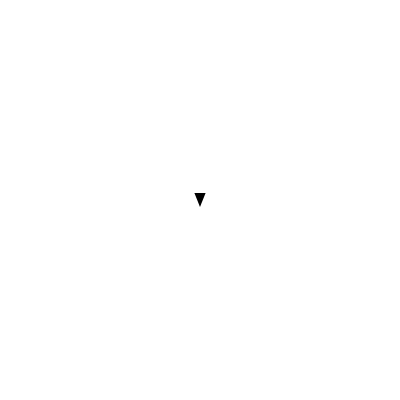
Frame 1 (no input)
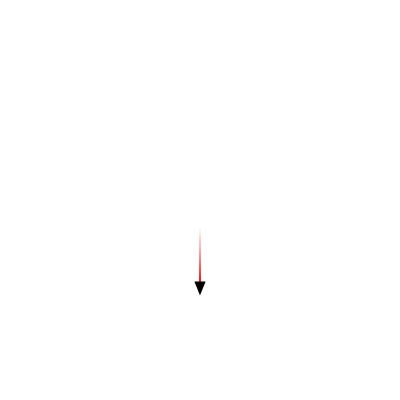
Frame 60 (no input)
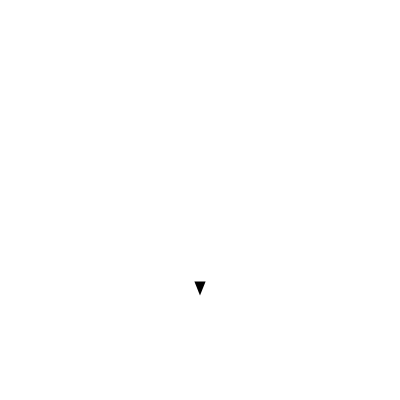
Frame 120 (the mouse pressed at the canvas centre since frame 60)

The p5.js sketch that drew these frames (run headless with seeded random() and noise() and a simulated clock; from frame 60 on, the mouse is pressed at the canvas centre):

// p5.js sketch
// ── sketch.js
/// < reference path="./libraries/p5.global-mode.d.ts" / >
var dot;
var keyLeftPressed = false;
var keyRightPressed = false;
var keyUpPressed = false;
var keyDownPressed = false;

function setup() {
    createCanvas(400, 400);
    dot = new Dot(200, 200, 7, 3, color(0,0,0));
}


function draw() {
    background(255);
    
    dot.draw();

    if ( keyLeftPressed ){
        dot.turn(-0.1)
    } 
    if ( keyRightPressed ){
        dot.turn(0.1)
    }
    if ( keyUpPressed ){
        dot.speed(.1);
    }
    if ( keyDownPressed ){
        dot.speed(-.1);
    }
    
}

function keyPressed() {
    if (keyCode === LEFT_ARROW) {
      keyLeftPressed = true;
    }
    if (keyCode === RIGHT_ARROW) {
        keyRightPressed = true;
    }
    if (keyCode === SHIFT) {
        keyUpPressed = true;
    }
    if (keyCode === CONTROL) {
        keyDownPressed = true;
    }
  }

  function keyReleased() {
    if (keyCode === LEFT_ARROW) {
        keyLeftPressed = false;
    }
    if (keyCode === RIGHT_ARROW) {
        keyRightPressed = false;
    }
    if (keyCode === SHIFT) {
        keyUpPressed = false;
    }
    if (keyCode === CONTROL) {
        keyDownPressed = false;
    }
}
// ── Dot.js
function Point(x, y) {
    this.x = x;
    this.y = y;
}

class Dot {
    constructor(x, y, r, speed, color) {
        this.x = x
        this.y = y
        this.r = r
        this.color = color;
        this.vec = createVector(0, speed);
        this.trace = [];
    }

    _move(){
        // Update trace
        this.trace.push(new Point(this.x, this.y))
        if (this.trace.length > 50) this.trace.shift();

        // Update x
        this.x += this.vec.x; 
        if (this.x > width)  this.x = 0;
        else if (this.x < 0) this.x = width;
        
        // Update y
        this.y += this.vec.y; 
        if (this.y > height) this.y = 0;
        else if (this.y < 0) this.y = height;
    }

    turn(angle){
        this.vec.setHeading(this.vec.heading() + angle);
    }

    speed(speed){
        let mag = this.vec.mag();
        if ( mag+speed < 0 ) {
            this.vec.setMag(0.000000001);
        }
        else {
            this.vec.setMag(mag + speed);
        }
    }

    _draw(){
        push();
        strokeWeight(2);
        for (let i = 0; i<this.trace.length-1; i++) {
            let x1 = this.trace[i].x;
            let x2 = this.trace[i+1].x;
            let y1 = this.trace[i].y;
            let y2 = this.trace[i+1].y;

            if ( x1 != 0      && x2 != 0     &&
                 x1 != width  && x2 != width &&
                 y1 != 0      && y2 != 0     &&
                 y1 != height && y2 != height ) {
                stroke(255, 0, 0, i/this.trace.length * 255);
                line(x1, y1, x2, y2);
            }
        }
        pop();

        push()
        translate(this.x, this.y)
        rotate(this.vec.heading()+HALF_PI)
        noStroke();
        fill(this.color);
        triangle(-this.r*0.8, this.r, 
                 0,          -this.r, 
                 this.r*0.8,  this.r);
        pop();

        this.speed(-0.05);
    }

    draw(){
        this._draw();
        this._move();
    }
}
// ── FractalTree.js
class FractalTree {
    constructor(x, y, trunkA, branchA, trunkLen, minBranchLen=5, factor=0.5) {
        this.x = x;
        this.y = y;
        this.trunkLen = trunkLen;
        this.trunkA = trunkA;
        this.branchA = branchA;
        this.minBranchLen = minBranchLen;
        this.factor = factor;
    }

    draw(branchA=0) {
        this.branchA = branchA;
        this.__drawTree(this.x, this.y, this.trunkA, this.branchA, this.trunkLen, this.minBranchLen, this.factor);
    }

    __drawTree(x, y, a1, a2, l, minL, fac) {
        if ( l < minL ) { return; } // done
        if ( x < -1 || x > width) { return; } // outside canvas
    
        const x2 = x + cos(a1) * l;
        const y2 = y + sin(a1) * l; 
    
        line(x, y, x2, y2);
        
        this.__drawTree(x2, y2, a1, a2, l*fac, minL, fac);
        this.__drawTree(x2, y2, a1+a2, a2, l*fac, minL, fac);
        this.__drawTree(x2, y2, a1-a2, a2, l*fac, minL, fac);
        this.__drawTree(x2, y2, a1+a2/2, a2, l*fac, minL, fac);
        this.__drawTree(x2, y2, a1-a2/2, a2, l*fac, minL, fac);
    }
}
// ── index.js

var autoScroll = false;
var fractalTrees = [];
var scrollTo = 74;
var scrollTimer;

function setup() {
    /* creakte canvas */
    createCanvas(windowWidth, windowHeight);
    
    /* start auto scroll after 0.5 second */
    setTimeout(startAutoScroll, 500); 

    /* create trees */
    createTrees();
}

function startAutoScroll() {
    scrollTimer = setInterval( function() {
        if ( document.documentElement.scrollTop >= scrollTo ) {
            clearInterval(scrollTimer); // stop
        }
        document.documentElement.scrollTop += 1.5;
    })

}

function draw() {   
    clear();
    drawWelcome();
}

function windowResized() {
    resizeCanvas(windowWidth, windowHeight);
    createTrees();
}

function mouseWheel(event) {
    clearInterval(scrollTimer); // stop
}

function createTrees() {
    fractalTrees = [];

    const a = -PI/2;
    const y = height/2;
    fractalTrees.push(new FractalTree(-1, y, a, 0, 150))
    fractalTrees.push(new FractalTree(width, y, a, 0, 150))
    fractalTrees.push(new FractalTree(width/4, y, a, 0, 30))
    fractalTrees.push(new FractalTree(3*width/4, y, a, 0, 30))
}

function drawWelcome() {
    const scrolPos = document.documentElement.scrollTop;

    /* write text */
    fill(255, 255, 255, map(scrolPos, 0, scrollTo, 0, 255));
    textSize(64);
    textAlign(CENTER, CENTER);
    if (windowWidth < 1000) {
        text("Hi", width/2, height/4);
    } else if (windowWidth < 1500) {
        text("Hello", width/2, height/4);
    } else {
        text("Hi, I'm Viktor", width/2, height/4);
    }
    
    noStroke();
    textSize(16);
    text("Scroll down to see more", width/2, height/4+50);

    /* draw trees */
    strokeWeight(1);
    fractalTrees.forEach((tree) => {
        if (mouseX != 0 && mouseY != 0) {
            tree.setWind(map(mouseX, 0, width, -1, 1));
        }
        tree.branchA = map(scrolPos, 0, scrollTo, PI/50, PI/6);
        tree.draw();
    })
    
    /* draw ground */
    stroke(255);
    strokeWeight(2);
    line(-1, height/2, width, height/2);
}
